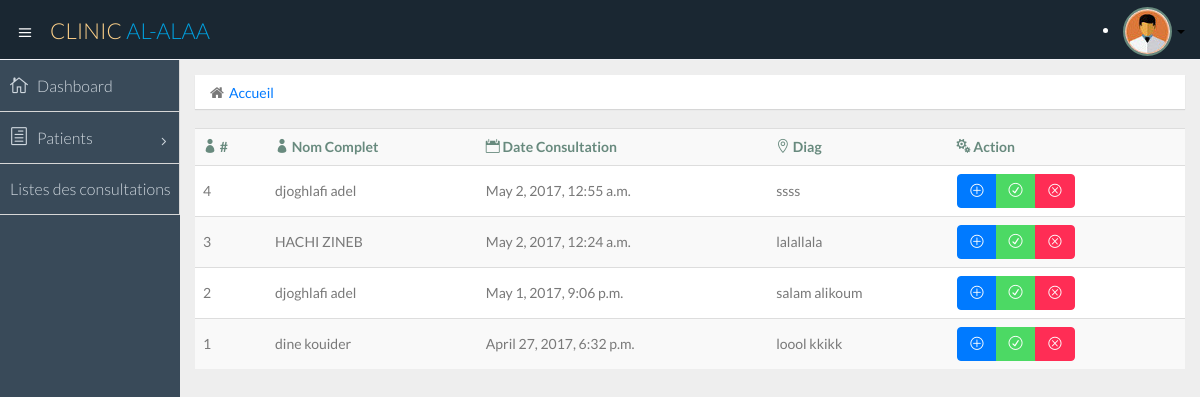
The app's page /clinic/consultation/ (signed in) with its own data.
### clinic/models.py (models this page shows, shortened)
class Consultation(models.Model):
    num = models.ForeignKey(Patient)
    date = models.DateTimeField(editable=True)
    Diag = models.TextField(blank=False,)

class Patient(models.Model):
    Nom = models.CharField(max_length=100)
    Prenom = models.CharField(max_length=100)
    choice = (
        ('M', 'Male'),
        ('F', 'Female'),
    )
    Gendre = models.CharField(max_length=1, choices=choice, default='M')
    Date_Naissance = models.DateField(blank=True)
    Age = models.CharField(max_length=10 , blank=True)
    Adresse = models.CharField(max_length=100, blank=True)
    Mobile = models.CharField(max_length=10, blank=True)
    create_date = models.DateTimeField(auto_now=True)
    NSS = models.CharField(max_length=10, blank=True)
    def __str__(self):
        return "{0} {1}".format(self.Nom, self.Prenom)

### clinic/views.py (the view)
@login_required
def consultation(request):
    cons_list = Consultation.objects.order_by('-id')
    context_dict = {'list_consultation': cons_list}
    return render(request, 'clinic/consultation.html', context_dict)

### templates/clinic/consultation.html (shortened to what this page needs)
{% extends 'clinic/base.html' %}
{% load staticfiles %}
{% block body_block %}
    <section id="main-content">
          <section class="wrapper">
		  <div class="row">
				<div class="col-lg-12">
					<ol class="breadcrumb">
						<li><i class="fa fa-home"></i><a href="{% url 'clinic:index' %}">Accueil</a></li>
					</ol>
				</div>
			</div>
        <section class="panel">
            <table class="table table-striped table-advance table-hover">
                <tbody>
                    <tr>
                        <th><i class="icon_profile"></i> # </th>
                        <th><i class="icon_profile"></i> Nom Complet </th>
                        <th><i class="icon_calendar"></i> Date Consultation</th>
                        <th><i class="icon_pin_alt"></i> Diag</th>
                        <th><i class="icon_cogs"></i> Action</th>
                    </tr>
                    {% if list_consultation %}
                        {% for consult in list_consultation.all %}
                    <tr>
                        <td>{{ consult.id }}</td>
                        <td>{{ consult.num }}</td>
                        <td>{{ consult.date }}</td>
                        <td>{{ consult.Diag }}</td>
                        <td>
                            <div class="btn-group">
                                <a class="btn btn-primary" href="#"><i class="icon_plus_alt2"></i></a>
                                <a class="btn btn-success" href="#"><i class="icon_check_alt2"></i></a>
                                <a class="btn btn-danger" href="#"><i class="icon_close_alt2"></i></a>
                            </div>
                        </td>
                        {% endfor %}
                    {% else %}
                        <td><strong>There's no patients</strong></td>
                    </tr>
                    {% endif %}
                    </tr>
                </tbody>
            </table>
        </section>
           </section>
      </section>
{% endblock %}

### records on screen
Consultation: id "4", num "djoghlafi adel", date "May 2, 2017, 12:55 a.m.", Diag "ssss"
Consultation: id "3", num "HACHI ZINEB", date "May 2, 2017, 12:24 a.m.", Diag "lalallala"
Consultation: id "2", num "djoghlafi adel", date "May 1, 2017, 9:06 p.m.", Diag "salam alikoum"
Consultation: id "1", num "dine kouider", date "April 27, 2017, 6:32 p.m.", Diag "loool kkikk"
